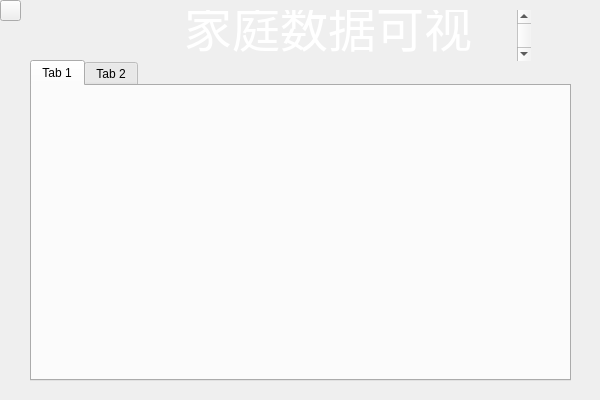
<?xml version="1.0" encoding="UTF-8"?>
<ui version="4.0">
 <class>data_visualization</class>
 <widget class="QWidget" name="data_visualization">
  <property name="geometry">
   <rect>
    <x>0</x>
    <y>0</y>
    <width>600</width>
    <height>400</height>
   </rect>
  </property>
  <property name="windowTitle">
   <string>Form</string>
  </property>
  <property name="styleSheet">
   <string notr="true">QPushButton{border-image: url(:/img/返回箭头.png);
color: rgb(255, 0, 0);
borde: none;
}
QPushButton::hover
{
background-color:#93b4ff;
}
QPushButton::pressed
{
background-color:#93b4ff;
}</string>
  </property>
  <widget class="QPushButton" name="quitBtquit">
   <property name="geometry">
    <rect>
     <x>0</x>
     <y>0</y>
     <width>21</width>
     <height>21</height>
    </rect>
   </property>
   <property name="text">
    <string/>
   </property>
  </widget>
  <widget class="QTabWidget" name="tabWidget">
   <property name="geometry">
    <rect>
     <x>30</x>
     <y>60</y>
     <width>541</width>
     <height>321</height>
    </rect>
   </property>
   <property name="currentIndex">
    <number>0</number>
   </property>
   <widget class="QWidget" name="tab">
    <attribute name="title">
     <string>Tab 1</string>
    </attribute>
    <widget class="QWidget" name="horizontalLayoutWidget_2">
     <property name="geometry">
      <rect>
       <x>20</x>
       <y>10</y>
       <width>501</width>
       <height>261</height>
      </rect>
     </property>
     <layout class="QHBoxLayout" name="horizontalLayout"/>
    </widget>
   </widget>
   <widget class="QWidget" name="tab_2">
    <attribute name="title">
     <string>Tab 2</string>
    </attribute>
    <widget class="QWidget" name="horizontalLayoutWidget">
     <property name="geometry">
      <rect>
       <x>20</x>
       <y>10</y>
       <width>501</width>
       <height>261</height>
      </rect>
     </property>
     <layout class="QHBoxLayout" name="horizontalLayout_2"/>
    </widget>
   </widget>
  </widget>
  <widget class="QTextEdit" name="textEdit">
   <property name="geometry">
    <rect>
     <x>180</x>
     <y>10</y>
     <width>351</width>
     <height>51</height>
    </rect>
   </property>
   <property name="styleSheet">
    <string notr="true">background-color:transparent;
border:none;
color:#000000</string>
   </property>
   <property name="html">
    <string>&lt;!DOCTYPE HTML PUBLIC &quot;-//W3C//DTD HTML 4.0//EN&quot; &quot;http://www.w3.org/TR/REC-html40/strict.dtd&quot;&gt;
&lt;html&gt;&lt;head&gt;&lt;meta name=&quot;qrichtext&quot; content=&quot;1&quot; /&gt;&lt;style type=&quot;text/css&quot;&gt;
p, li { white-space: pre-wrap; }
&lt;/style&gt;&lt;/head&gt;&lt;body style=&quot; font-family:'SimSun'; font-size:9pt; font-weight:400; font-style:normal;&quot;&gt;
&lt;p style=&quot; margin-top:12px; margin-bottom:12px; margin-left:0px; margin-right:0px; -qt-block-indent:0; text-indent:0px;&quot;&gt;&lt;span style=&quot; font-size:36pt; color:#ffffff;&quot;&gt;家庭数据可视化&lt;/span&gt;&lt;/p&gt;&lt;/body&gt;&lt;/html&gt;</string>
   </property>
  </widget>
 </widget>
 <resources/>
 <connections/>
</ui>
